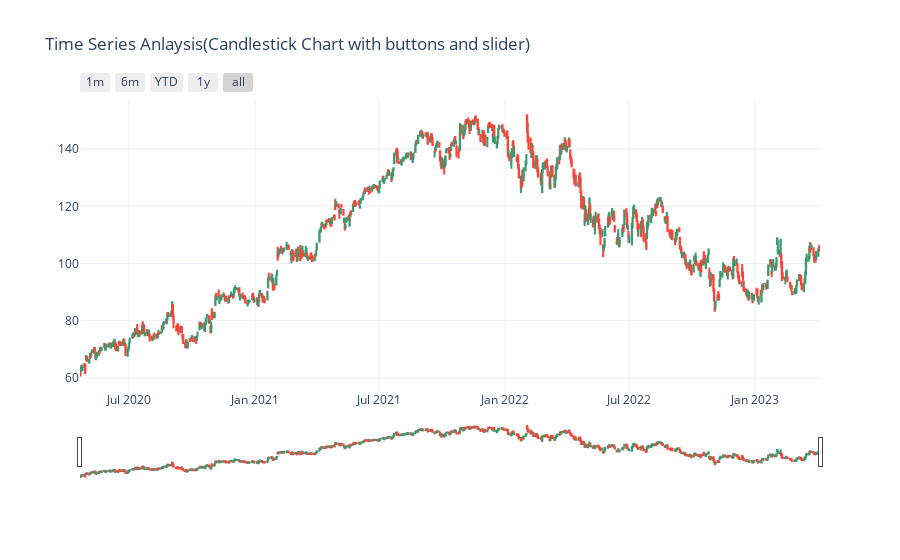

Notebook source saved alongside this figure:
### Code cell
figure = go.Figure(data = [go.Candlestick(x = df.index,
                                          open = df["Open"],
                                          high = df["High"],
                                          low = df["Low"],
                                          close = df["Close"])])
figure.update_layout(title = "Time Series Anlaysis(Candlestick Chart with buttons and slider)")

figure.update_xaxes(
    rangeslider_visible = True,
    rangeselector = dict(
        buttons = list([
            dict(count = 1, label = "1m", step= "month", stepmode = "backward" ),
            dict(count = 6, label = "6m", step = "month", stepmode = "backward"),
            dict(count = 1, label = "YTD", step = "year", stepmode = "todate"),
            dict(count = 1, label = "1y", step = "year", stepmode = "backward" ),
            dict(step = "all")
        ])
    )
)
figure.show()

### Figure 1 — Plotly figure (JSON) as saved in the notebook; plotly's stock layout.template omitted (floating-point values rounded to 4 significant figures; data arrays with more than 128 entries replaced by an {"elided": "..."} marker saying what was removed)
{"data": [{"close": {"elided": "746 float values"}, "high": {"elided": "746 float values"}, "low": {"elided": "746 float values"}, "open": {"elided": "746 float values"}, "type": "candlestick", "x": {"elided": "746 str values"}}], "layout": {"title": {"text": "Time Series Anlaysis(Candlestick Chart with buttons and slider)"}, "xaxis": {"rangeselector": {"buttons": [{"count": 1, "label": "1m", "step": "month", "stepmode": "backward"}, {"count": 6, "label": "6m", "step": "month", "stepmode": "backward"}, {"count": 1, "label": "YTD", "step": "year", "stepmode": "todate"}, {"count": 1, "label": "1y", "step": "year", "stepmode": "backward"}, {"step": "all"}]}, "rangeslider": {"visible": true}}}}
